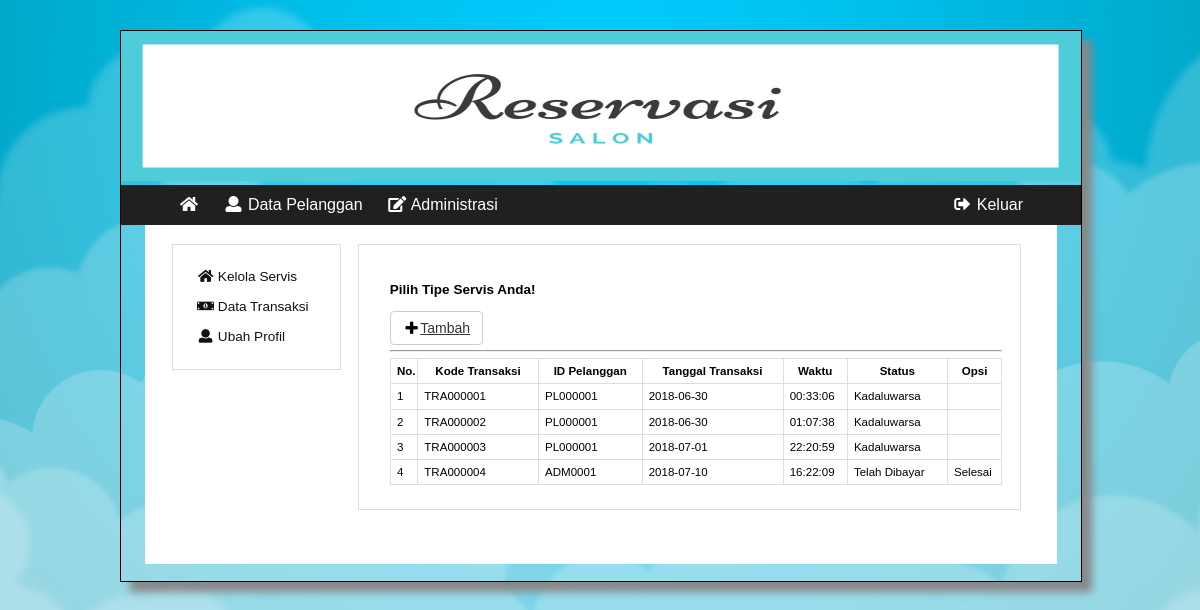
Page /akses/admin/index.php?p=d_administrasi&k=a_transaksi on the committed database.
### tables this page shows
CREATE TABLE `transaksi` (
  `kode_transaksi` varchar(15) NOT NULL,
  `id_pelanggan` varchar(15) DEFAULT NULL,
  `tanggal_transaksi` date DEFAULT NULL,
  `waktu_input_transaksi` time DEFAULT NULL,
  `id_admin` varchar(15) DEFAULT NULL,
  `status` varchar(20) DEFAULT NULL,
  `total_bayar` double DEFAULT NULL
);

### akses/controller.php (called while the page is built, shortened)
<?php
if ((!empty($_GET['tdr'])) OR (!empty($_GET['idr']))) {
  if (!empty($_GET['idr'])) {
    $idr = $_GET['idr'];
  }
  elseif (!empty($_GET['tdr'])) {
    $idr = $_GET['tdr'];
  }
  $query_reservasi = "SELECT * FROM transaksi WHERE kode_transaksi = '$idr' order by kode_transaksi asc";
  $sql_reservasi = $mysqli->query($query_reservasi);
}
elseif (empty($_GET['idr'])) {
  $query_reservasi = "SELECT * FROM transaksi order by kode_transaksi asc";
  $sql_reservasi = $mysqli->query($query_reservasi);
}
?>

### akses/admin/konten/administrasi/a_transaksi.php (the view, shortened to what this page needs)
<div class="apps-content-item">
<form action="konten/proses/aksi_trans.php" method="post">
  <h3>Pilih Tipe Servis Anda!</h3>
  <a href="index.php?p=d_administrasi&k=t_servis&aksi=tambah" class="btn btn-default"><i class="fa fa-fw fa-plus" style="color:#000"></i>Tambah</a><hr>
  <table id="tbl">
    <tr>
      <th>No.</th>
      <th>Kode Transaksi</th>
      <th>ID Pelanggan</th>
      <th>Tanggal Transaksi</th>
      <th>Waktu</th>
      <th>Status</th>
      <th>Opsi</th>
    </tr>
    <?php
    $no = 0;
      foreach ($sql_reservasi as $key) {
        extract($key);
      $no++;
    ?>
    <tr>
      <td ><?php echo $no; ?></td>
      <td ><?php echo $kode_transaksi; ?></td>
      <td style="text-transform:uppercase"><?php echo $id_pelanggan; ?></td>
      <td><?php echo $tanggal_transaksi; ?></td>
      <td><?php echo $waktu_input_transaksi; ?></td>
      <td><?php echo $status; ?></td>
      <td>
        <?php
          if ($status == "Pending") {
            ?>
            <a href="index.php?p=d_administrasi&k=reservasi_detail&tdr=<?php echo $kode_transaksi; ?>" title="Proses"> <i class="fa fa-fw fa-arrow-circle-right"></i>Proses</a>
            <a href="index.php?p=d_administrasi&k=status&tdr=<?php echo $kode_transaksi; ?>" title="Proses"> <i class="fa fa-fw fa-arrow-circle-right"></i>Cek Pembayaran</a>
            <?php
          }
          elseif ($status == "Telah Dibayar") {
            echo "Selesai";
          }
        ?>
    </tr>
    <?php } ?>
  </table>
</form>
</div>

### akses/booking.css (style rules this page uses)
@media (min-width: 576px) { body { background: url(img/bg.jpg); -webkit-background-size: 100% 100%; -moz-background-size: 100% 100%; -o-background-size: 100% 100%; background-size: cover; background-repeat: no-repeat; background-position: center; position: absolute; background-attachment: fixed; margin: 0px; padding: 0px; background-color: #fff; overflow-x: hidden; } }
@media (min-width: 576px) { .apps-content-item { display: block; position: relative; float: left; width: 98%; font-size: 0.85em; padding: 1%; left : 1%; } }
@media (min-width: 576px) { #tbl { width: 100%; align-content: center; border-spacing: 0; border: 1px solid #ddd; border-right: 0; border-bottom: 0; display: table; position: relative; } }
@media (min-width: 576px) { #tbl th, #tbl td { padding: 1%; border: 1px solid #ddd; border-top: 0; border-left: 0; } }
@media (min-width: 576px) { .btn { display: inline-block; padding: 6px 12px; margin-bottom: 0; font-size: 14px; font-weight: normal; line-height: 1.42857143; text-align: center; white-space: nowrap; vertical-align: middle; -ms-touch-action: manipulation; touch-action: manipulation; cursor: pointer; -webkit-user-select: none; -moz-user-select: none; -ms-user-select: none; user-select: none; background-image: none; border: 1px solid transparent; border-radius: 4px; } }
@media (min-width: 576px) { .btn-default { color: #333; background-color: #fff; border-color: #ccc; } }

### rows in the picture
transaksi: kode_transaksi "TRA000001", id_pelanggan "PL000001", tanggal_transaksi "2018-06-30", waktu_input_transaksi "00:33:06", status "Kadaluwarsa"
transaksi: kode_transaksi "TRA000002", id_pelanggan "PL000001", tanggal_transaksi "2018-06-30", waktu_input_transaksi "01:07:38", status "Kadaluwarsa"
transaksi: kode_transaksi "TRA000003", id_pelanggan "PL000001", tanggal_transaksi "2018-07-01", waktu_input_transaksi "22:20:59", status "Kadaluwarsa"
transaksi: kode_transaksi "TRA000004", id_pelanggan "ADM0001", tanggal_transaksi "2018-07-10", waktu_input_transaksi "16:22:09", status "Telah Dibayar", shows "Selesai"
